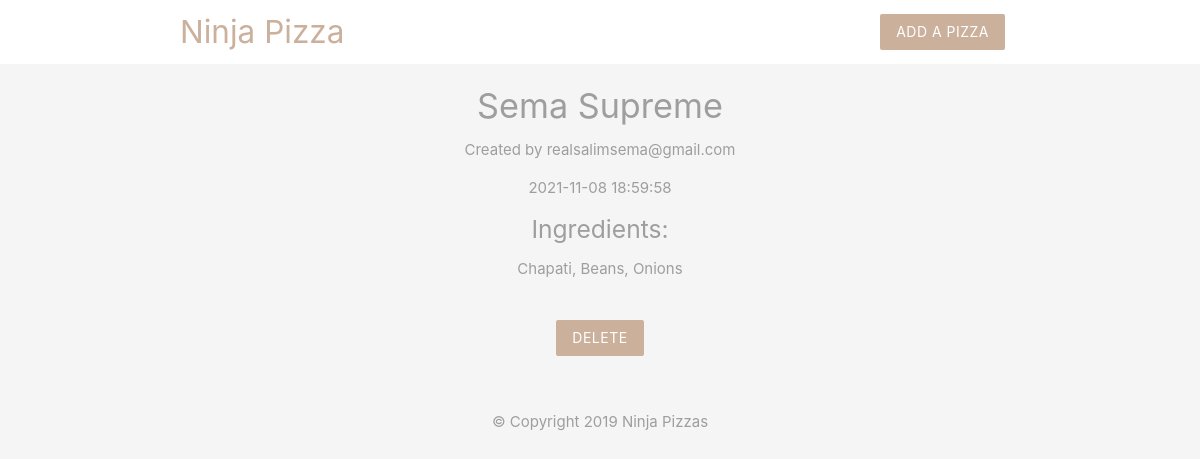
Page /details.php?id=5 on the committed database.
### tables this page shows
CREATE TABLE `pizzas` (
  `id` int(11) NOT NULL,
  `title` varchar(255) NOT NULL,
  `ingredients` varchar(255) NOT NULL,
  `email` varchar(255) NOT NULL,
  `created_at` timestamp NOT NULL DEFAULT current_timestamp()
);

### details.php (the view, shortened to what this page needs)
<?php
include('config/db_connect.php');
if (isset($_GET['id'])) {
    $id = mysqli_real_escape_string($conn, $_GET['id']);
    $sql = "SELECT * FROM pizzas WHERE id = $id";
    $result = mysqli_query($conn, $sql);
    $pizza = mysqli_fetch_assoc($result);
}
?>
<!DOCTYPE html>
<html>
<?php include('templates/header.php'); ?>
<div class="container center grey-text">
    <?php if ($pizza) : ?>
        <h4><?php echo $pizza['title']; ?></h4>
        <p>Created by <?php echo $pizza['email']; ?></p>
        <p><?php echo date($pizza['created_at']); ?></p>
        <h5>Ingredients:</h5>
        <p><?php echo $pizza['ingredients']; ?></p>
        <form action="details.php" method="POST">
            <input type="submit" name="delete" value="Delete" class="btn brand z-depth-0">
        </form>
    <?php else : ?>
        <h5>No such pizza exists.</h5>
    <?php endif ?>
</div>
<?php include('templates/footer.php'); ?>
</html>

### templates/header.php (style rules this page uses)
.brand { background: #cbb09c !important; }
form { max-width: 460px; margin: 20px auto; padding: 20px; }

### rows in the picture
pizzas: title "Sema Supreme", email "realsalimsema@gmail.com", created_at "2021-11-08 18:59:58", ingredients "Chapati, Beans, Onions"
